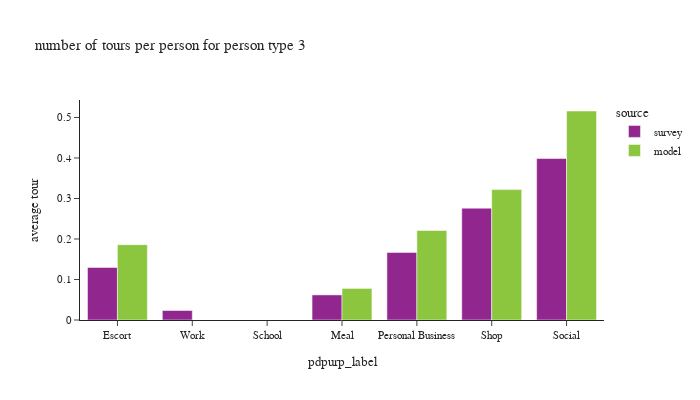

The notebook cell this image was saved under:
### Code cell
plot_by_pptyp(df_tour, '3')

### Figure 1 — Plotly figure (JSON) as saved in the notebook; plotly's stock layout.template omitted (floating-point values rounded to 4 significant figures)
{"data": [{"alignmentgroup": "True", "hovertemplate": "source=survey<br>pdpurp_label=%{x}<br>average tour=%{y}<extra></extra>", "legendgroup": "survey", "marker": {"color": "#91268F", "pattern": {"shape": ""}}, "name": "survey", "offsetgroup": "survey", "orientation": "v", "showlegend": true, "textposition": "auto", "type": "bar", "x": ["Escort", "Work", "School", "Meal", "Personal Business", "Shop", "Social"], "xaxis": "x", "y": [0.1297, 0.02349, 6.662e-05, 0.06195, 0.1669, 0.2761, 0.3987], "yaxis": "y"}, {"alignmentgroup": "True", "hovertemplate": "source=model<br>pdpurp_label=%{x}<br>average tour=%{y}<extra></extra>", "legendgroup": "model", "marker": {"color": "#8CC63E", "pattern": {"shape": ""}}, "name": "model", "offsetgroup": "model", "orientation": "v", "showlegend": true, "textposition": "auto", "type": "bar", "x": ["Meal", "Social", "Shop", "Personal Business", "Escort"], "xaxis": "x", "y": [0.07796, 0.516, 0.3219, 0.221, 0.1861], "yaxis": "y"}], "layout": {"barmode": "group", "font": {"size": 11}, "height": 400, "legend": {"title": {"text": "source"}, "tracegroupgap": 0}, "title": {"text": "number of tours per person for person type 3"}, "width": 700, "xaxis": {"anchor": "y", "domain": [0.0, 1.0], "title": {"text": "pdpurp_label"}}, "yaxis": {"anchor": "x", "domain": [0.0, 1.0], "tickformat": ".2", "title": {"text": "average tour"}}}}
